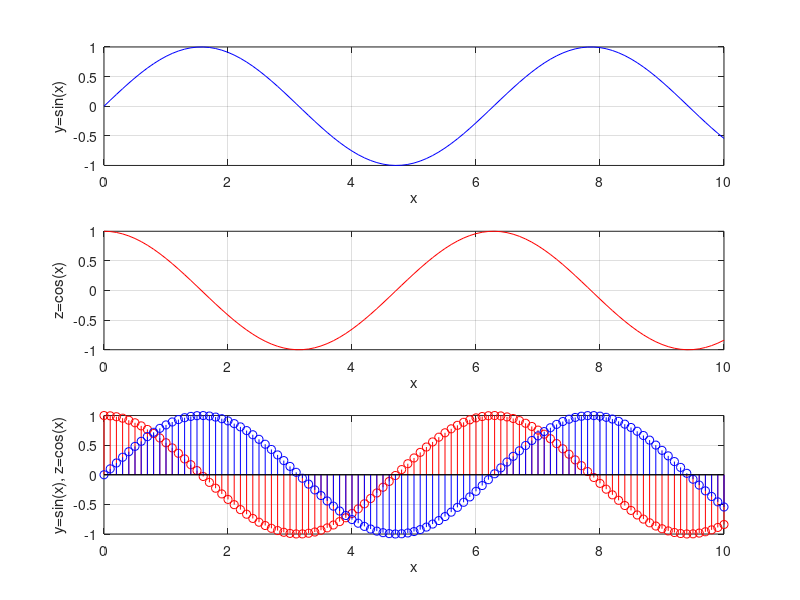

The MATLAB source for this figure:
x = 0:0.1:10;
y = sin (x);
z = cos (x);
subplot (3,1,1);
plot (x,y,'b');
grid on;
xlabel("x");
ylabel("y=sin(x)");
subplot (3,1,2);
plot (x,z,'r');
grid on; 
xlabel("x");
ylabel("z=cos(x)");
subplot (3,1,3);
stem (x,z,'r');
grid on;
hold on;
subplot (3,1,3);
stem (x,y,'b');
xlabel("x");
ylabel("y=sin(x), z=cos(x)");